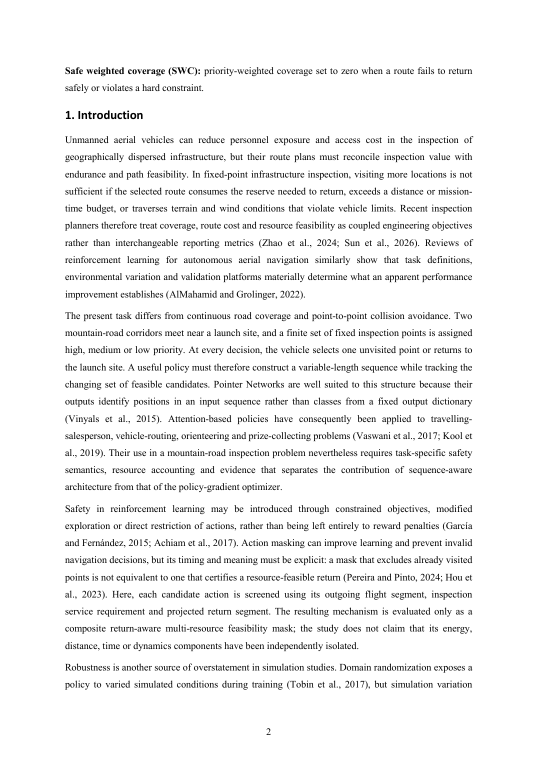
#> input picture paper_delivery/EAAI_format_translation_v4_2026-08-30/qa/docx_render/EAAI_manuscript_anonymized_v3/page-02.png, 1075 x 1521 px (shown at 1/2 size)
$ python -i render_and_contact_v4.py   (imports and definitions only)
#> lines starting #> are read from the running program, lines starting #| are printed output that depends on the picture; after the words box and inside, x2 and y2 are one past the last pixel; in counts of white or black regions, pixels touching at a corner belong together
from __future__ import annotations

"""将全部Word导出的PDF逐页转为PNG，并生成二页联系表供人工逐页检查。"""

import json
import subprocess
from pathlib import Path

from PIL import Image, ImageChops, ImageDraw


ROOT = Path(__file__).resolve().parents[1]
RENDER = ROOT / "qa" / "docx_render"
CONTACT = ROOT / "qa" / "contact_sheets"
PDFTOPPM = Path(r"C:\Users\xsp\.cache\codex-runtimes\codex-primary-runtime\dependencies\native\poppler\Library\bin\pdftoppm.exe")


def page_number(path: Path) -> int:
    return int(path.stem.rsplit("-", 1)[-1])


# [8 lines left out: function render_pdf, not called in this run]


def content_bbox(im: Image.Image) -> tuple[int, int, int, int] | None:
    rgb = im.convert("RGB")
    bg = Image.new("RGB", rgb.size, "white")
    diff = ImageChops.difference(rgb, bg).convert("L").point(lambda x: 255 if x > 10 else 0)
    return diff.getbbox()


# [38 lines left out: functions make_contacts, main, not called in this run]


# [2 lines not run here, left out]

>>> from PIL import Image
>>> picture = Image.open('../qa/docx_render/EAAI_manuscript_anonymized_v3/page-02.png')
#> picture is the input picture: PIL image 1075x1521 RGB; min 0, max 255, mean 241.9
>>> result = content_bbox(picture)
#> in content_bbox, `bg = Image.new("RGB", rgb.size, "white")`: bg: PIL image 1075x1521 RGB; every value is 255
#> in content_bbox, `diff = ImageChops.difference(rgb, bg).convert("L").point(lambda x: 255..`:
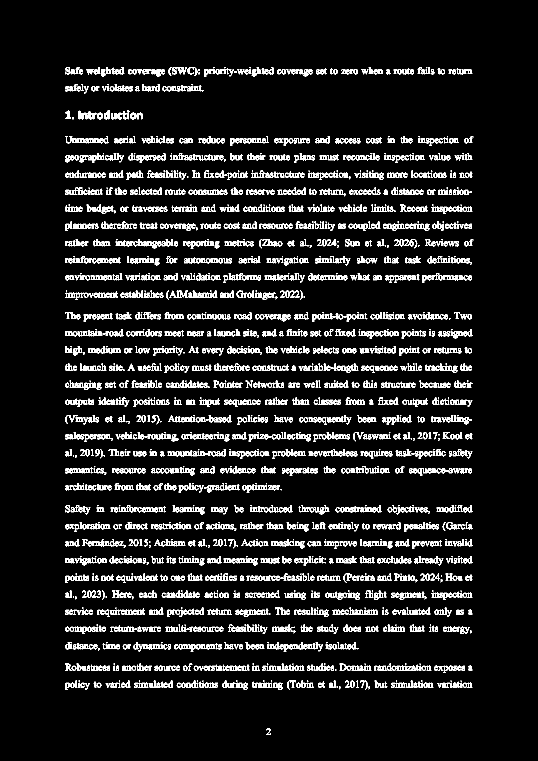
#> diff: PIL image 1075x1521 L (shown at 1/2 size); 9.1% white in thin lines or dots, all inside (x1, y1, x2, y2) = (130, 134, 947, 1470)
#> result = (130, 134, 947, 1470)

$ run again, on paper_delivery/EAAI_format_translation_v4_2026-08-30/qa/docx_render/EAAI_manuscript_anonymized_v4/page-07.png
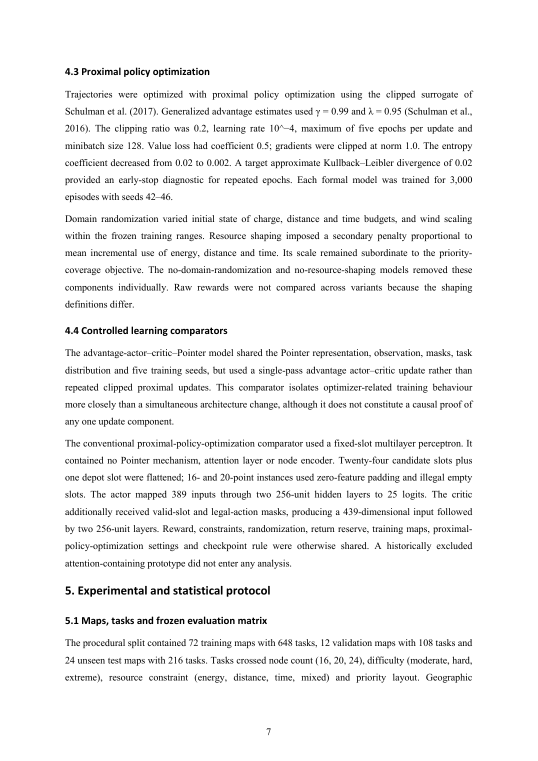
#> input picture paper_delivery/EAAI_format_translation_v4_2026-08-30/qa/docx_render/EAAI_manuscript_anonymized_v4/page-07.png, 1075 x 1521 px (shown at 1/2 size)
#> picture is the input picture: PIL image 1075x1521 RGB; min 0, max 255, mean 243.2
#> bg: PIL image 1075x1521 RGB; every value is 255
#> in content_bbox, `diff = ImageChops.difference(rgb, bg).convert("L").point(lambda x: 255..`:
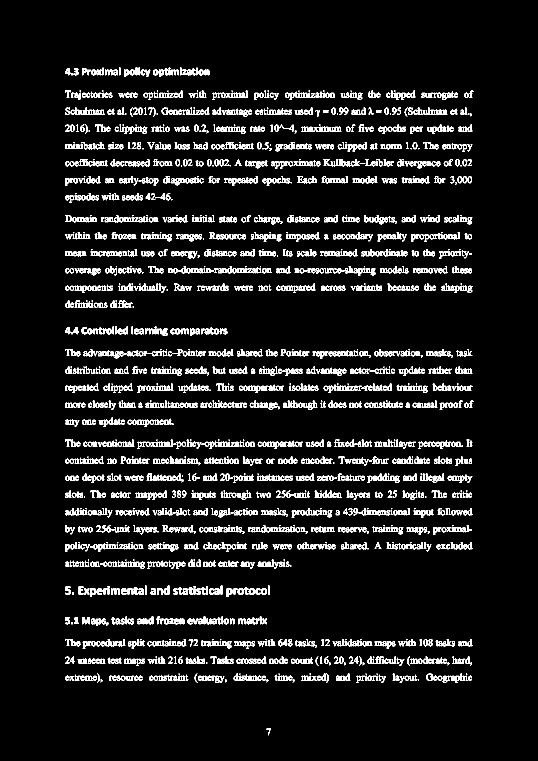
#> diff: PIL image 1075x1521 L (shown at 1/2 size); 8% white in thin lines or dots, all inside (x1, y1, x2, y2) = (130, 135, 947, 1471)
#> result = (130, 135, 947, 1471)

$ run again, on paper_delivery/EAAI_format_translation_v4_2026-08-30/qa/docx_render/EAAI_manuscript_anonymized_v4/page-08.png
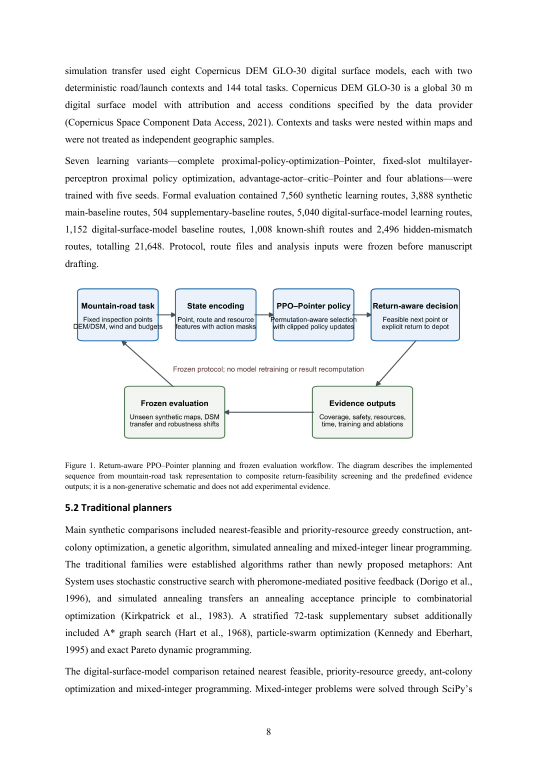
#> input picture paper_delivery/EAAI_format_translation_v4_2026-08-30/qa/docx_render/EAAI_manuscript_anonymized_v4/page-08.png, 1075 x 1521 px (shown at 1/2 size)
#> picture is the input picture: PIL image 1075x1521 RGB; mean R, G, B 242.2, 242.8, 243.2
#> bg: PIL image 1075x1521 RGB; every value is 255
#> in content_bbox, `diff = ImageChops.difference(rgb, bg).convert("L").point(lambda x: 255..`:
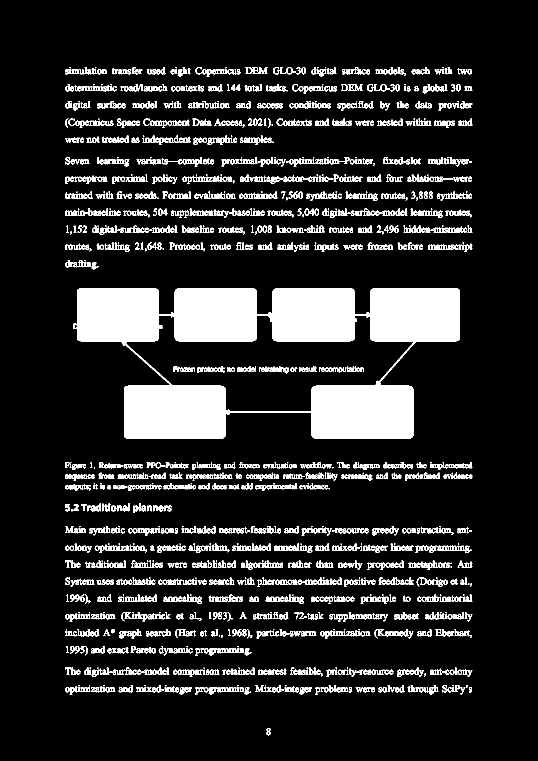
#> diff: PIL image 1075x1521 L (shown at 1/2 size); 13.7% white; 1186 white regions (228 under 20 px), largest, box (x1, y1, x2, y2) and area: (147, 576, 920, 878) 116787, (510, 966, 595, 982) 479, (417, 1296, 489, 1311) 470
#> result = (130, 134, 945, 1471)

$ run again, on paper_delivery/EAAI_format_translation_v4_2026-08-30/qa/docx_render/EAAI_manuscript_two_column_reading_proof_v3/page-2.png
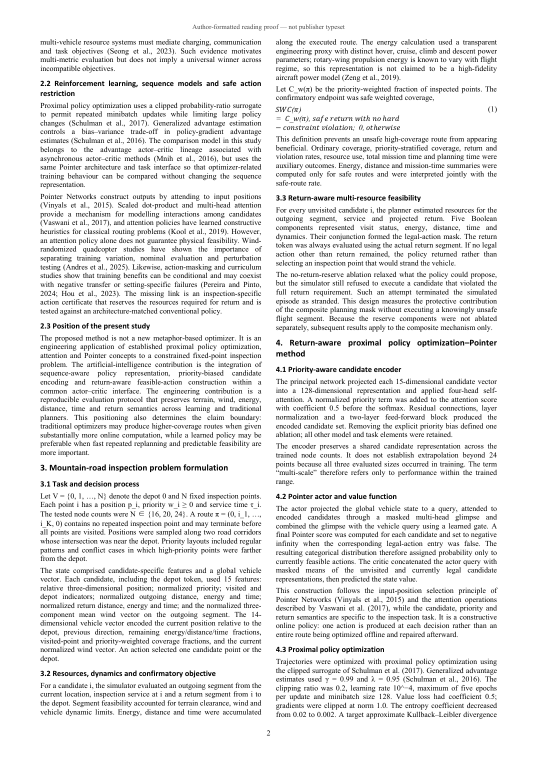
#> input picture paper_delivery/EAAI_format_translation_v4_2026-08-30/qa/docx_render/EAAI_manuscript_two_column_reading_proof_v3/page-2.png, 1075 x 1521 px (shown at 1/2 size)
#> picture is the input picture: PIL image 1075x1521 RGB; min 0, max 255, mean 233.4
#> bg: PIL image 1075x1521 RGB; every value is 255
#> in content_bbox, `diff = ImageChops.difference(rgb, bg).convert("L").point(lambda x: 255..`:
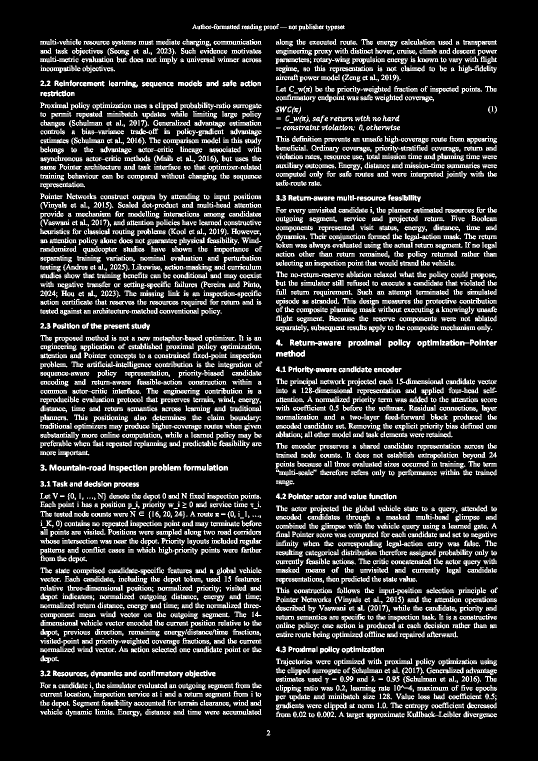
#> diff: PIL image 1075x1521 L (shown at 1/2 size); 15.9% white in thin lines or dots, all inside (x1, y1, x2, y2) = (80, 48, 996, 1471)
#> result = (80, 48, 996, 1471)
